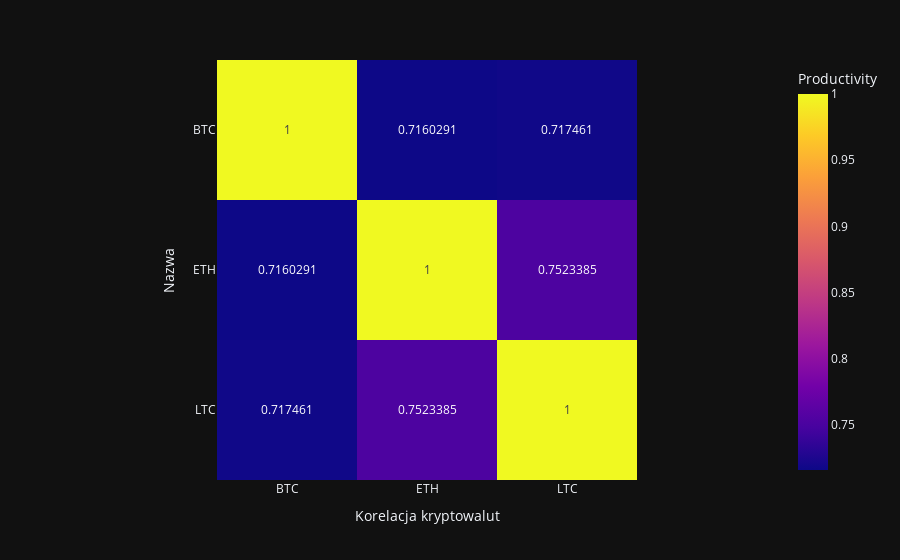

The notebook cell saved with this chart:
### Code cell
import scipy
import seaborn as sns
#Sprawdzimy czy inne kryptowaluty(pokażemy dlaczego analizowalismy tylko BTC w pierwszym wykresie)
#BTC VS ETHEREUM VS Litecoin vs inne

columnListcrypto=["Symbol","Date","High"]
bitCoinPrice= pd.read_csv('coin_BitCoin.csv',usecols=columnListcrypto)
bitCoinPrice['Date']=pd.to_datetime(bitCoinPrice['Date'])
#eth
columnListBTC=["Symbol","Date","High"]
ETHPrice= pd.read_csv('coin_Ethereum.csv',usecols=columnListcrypto)
ETHPrice['Date']=pd.to_datetime(ETHPrice['Date'])
#litecoin
columnListcrypto=["Symbol","Date","High"]
liteCoinPrice= pd.read_csv('coin_Litecoin.csv',usecols=columnListcrypto)
liteCoinPrice['Date']=pd.to_datetime(liteCoinPrice['Date'])
merged_data=pd.merge(pd.merge(bitCoinPrice,ETHPrice,on='Date',how='inner'),liteCoinPrice,on='Date',how='inner')
print(merged_data)
merged_data.corr(method='kendall')
sns.heatmap(merged_data.corr())
fig = px.imshow(merged_data.corr(method='kendall'),  labels=dict(x="Korelacja kryptowalut", y="Nazwa", color="Productivity"),
                x=['BTC', 'ETH', 'LTC'],
                y=['BTC', 'ETH', 'LTC'], text_auto=True)
fig.show()

### Figure 1 — Plotly figure (JSON) as saved in the notebook; plotly's stock layout.template omitted (floating-point values rounded to 4 significant figures)
{"data": [{"coloraxis": "coloraxis", "name": "0", "texttemplate": "%{z}", "x": ["BTC", "ETH", "LTC"], "y": ["BTC", "ETH", "LTC"], "z": [[1.0, 0.716, 0.7175], [0.716, 1.0, 0.7523], [0.7175, 0.7523, 1.0]], "type": "heatmap", "xaxis": "x", "yaxis": "y", "hovertemplate": "Korelacja kryptowalut: %{x}<br>Nazwa: %{y}<br>Productivity: %{z}<extra></extra>"}], "layout": {"xaxis": {"anchor": "y", "domain": [0.0, 1.0], "scaleanchor": "y", "constrain": "domain", "title": {"text": "Korelacja kryptowalut"}}, "yaxis": {"anchor": "x", "domain": [0.0, 1.0], "autorange": "reversed", "constrain": "domain", "title": {"text": "Nazwa"}}, "coloraxis": {"colorbar": {"title": {"text": "Productivity"}}, "colorscale": [[0.0, "#0d0887"], [0.1111, "#46039f"], [0.2222, "#7201a8"], [0.3333, "#9c179e"], [0.4444, "#bd3786"], [0.5556, "#d8576b"], [0.6667, "#ed7953"], [0.7778, "#fb9f3a"], [0.8889, "#fdca26"], [1.0, "#f0f921"]]}, "margin": {"t": 60}}}
